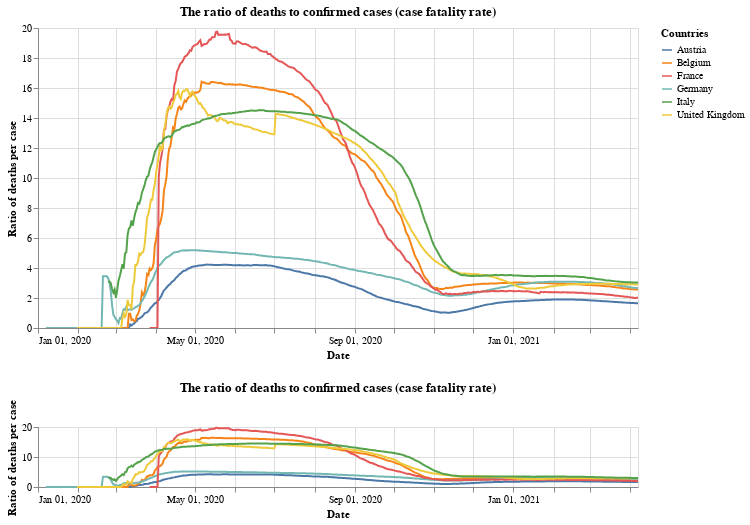

Notebook code for this chart:
### Markdown cell above
## Case fatality rate

### Code cell
#collapse
base = alt.Chart(x_small).mark_line().encode(
    x=alt.X("yearmonthdate(date):T", axis=alt.Axis(title='Date')),
    y=alt.Y("ratio:Q", axis=alt.Axis(title='Ratio of deaths per case')),
    tooltip='id',
    color=alt.Color('id', legend=alt.Legend(title="Countries")),
opacity=alt.condition(leg_selection, alt.value(1), alt.value(0.2))
).add_selection(leg_selection).properties(title='The ratio of deaths to confirmed cases (case fatality rate)', width=600)

upper = base.encode(
    alt.X('yearmonthdate(date):T',axis=alt.Axis(title='Date'),
          scale=alt.Scale(domain=brush))
)

lower = base.properties(
    height=60
).add_selection(brush)

upper & lower

### Figure 1 — Vega-Lite specification as saved in the notebook (floating-point values rounded to 4 significant figures; data arrays with more than 128 entries replaced by an {"elided": "..."} marker saying what was removed)
{"config": {"view": {"continuousWidth": 400, "continuousHeight": 300}}, "vconcat": [{"mark": "line", "encoding": {"color": {"type": "nominal", "field": "id", "legend": {"title": "Countries"}}, "opacity": {"condition": {"value": 1, "selection": "selector001"}, "value": 0.2}, "tooltip": {"type": "nominal", "field": "id"}, "x": {"type": "temporal", "axis": {"title": "Date"}, "field": "date", "scale": {"domain": {"selection": "selector004"}}, "timeUnit": "yearmonthdate"}, "y": {"type": "quantitative", "axis": {"title": "Ratio of deaths per case"}, "field": "ratio"}}, "selection": {"selector001": {"type": "multi", "fields": ["id"], "bind": "legend"}}, "title": "The ratio of deaths to confirmed cases (case fatality rate)", "width": 600}, {"mark": "line", "encoding": {"color": {"type": "nominal", "field": "id", "legend": {"title": "Countries"}}, "opacity": {"condition": {"value": 1, "selection": "selector001"}, "value": 0.2}, "tooltip": {"type": "nominal", "field": "id"}, "x": {"type": "temporal", "axis": {"title": "Date"}, "field": "date", "timeUnit": "yearmonthdate"}, "y": {"type": "quantitative", "axis": {"title": "Ratio of deaths per case"}, "field": "ratio"}}, "height": 60, "selection": {"selector001": {"type": "multi", "fields": ["id"], "bind": "legend"}, "selector004": {"type": "interval", "encodings": ["x"]}}, "title": "The ratio of deaths to confirmed cases (case fatality rate)", "width": 600}], "data": {"name": "data-683f5cfb6562dac94a276517a0b16ff9"}, "$schema": "https://vega.github.io/schema/vega-lite/v4.8.1.json", "datasets": {"data-683f5cfb6562dac94a276517a0b16ff9": {"elided": "2778 records"}}}
